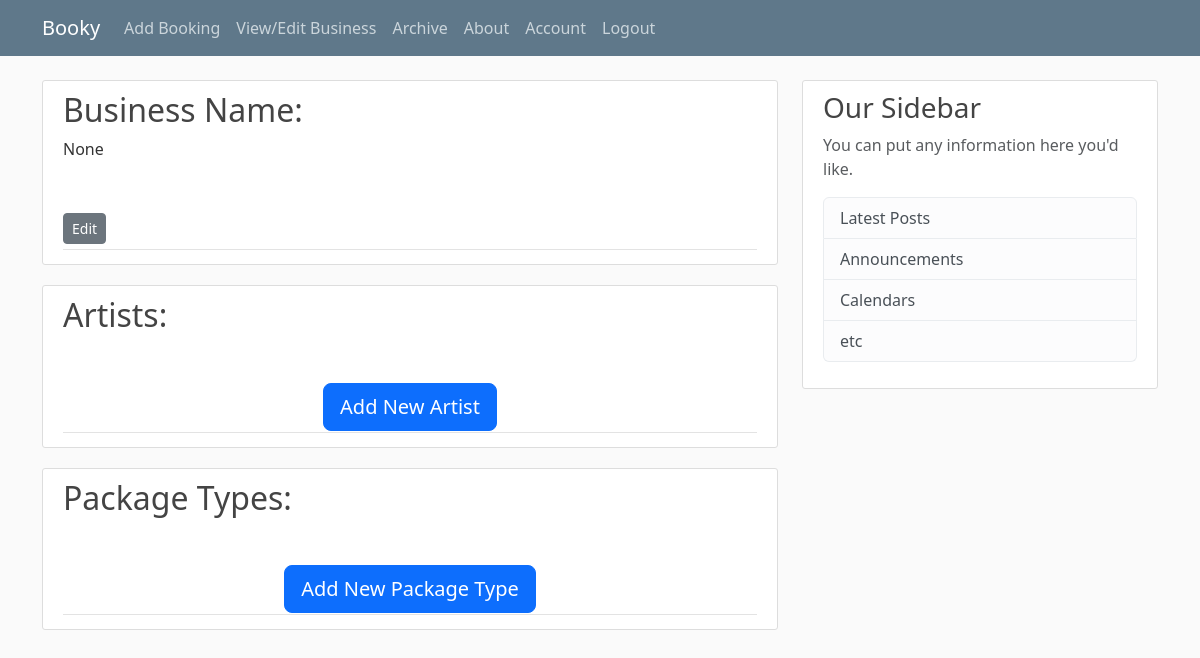
The page /business (signed in) on the database as committed earlier.
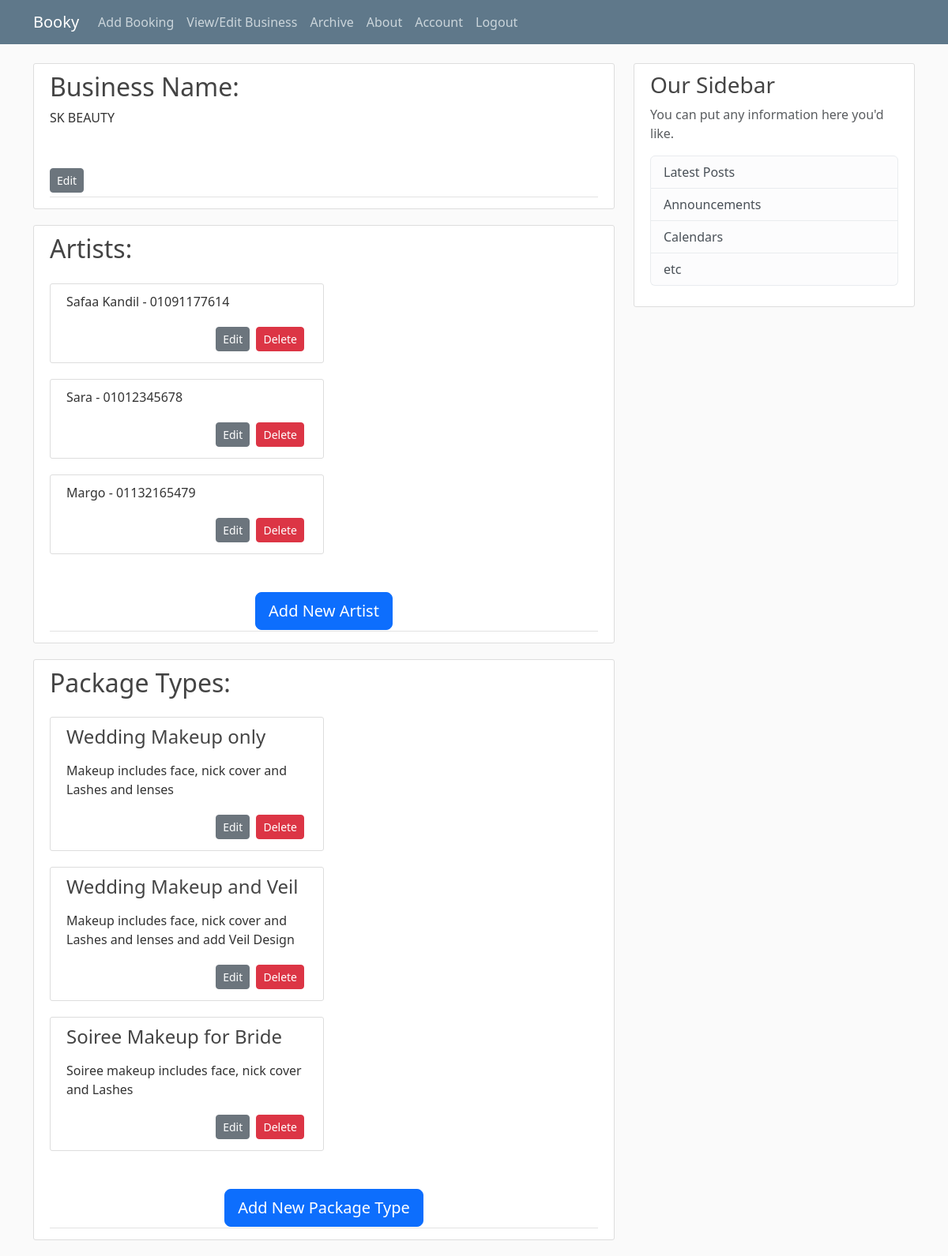
The same page on the database as committed later.
### booky/models.py (models this page shows, shortened)
class User(db.Model, UserMixin):
    __tablename__ = "user"
    user_id = db.Column(db.Integer, primary_key=True, autoincrement=True)
    username = db.Column(db.String(20), unique=True, nullable=False)
    email = db.Column(db.String(120), unique=True, nullable=False)
    business_name = db.Column(db.String(120))
    image_file = db.Column(db.String(20), nullable=False, default='default.jpg')
    password = db.Column(db.String(60), nullable=False)
    created_at = db.Column(db.DateTime, nullable=False, default=datetime.utcnow)
    first_login = db.Column(db.Integer, default=0)
    __table_args__ = (
        db.Index('idx_username_email', 'username', 'email'),
    )

class Artist(db.Model):
    __tablename__ = "artist"
    artist_id = db.Column(db.Integer, primary_key=True, autoincrement=True)
    user_id = db.Column(db.Integer, db.ForeignKey('user.user_id', onupdate='CASCADE', ondelete='CASCADE'), nullable=False)
    artist_name = db.Column(db.String(20))
    artist_number = db.Column(db.String(20))
    user = db.relationship('User', backref='artists', lazy=True)

class PackageType(db.Model):
    __tablename__ = "packagetype"
    package_type_id = db.Column(db.Integer, primary_key=True, autoincrement=True)
    user_id = db.Column(db.Integer, db.ForeignKey('user.user_id', onupdate='CASCADE', ondelete='CASCADE'), nullable=False)
    package_type = db.Column(db.String(90))
    package_type_detail = db.Column(db.String(200))
    user = db.relationship('User', backref='package_types', lazy=True)

### booky/routes.py (the view)
@app.route("/business")
@login_required
def business():
    artist_form = ArtistForm()
    package_form = PackageForm()
    return render_template("business.html", artist_form=artist_form, package_form=package_form)

### booky/models.py (called while the page is built)
@login_manager.user_loader
def load_user(user_id):
    return User.query.get(int(user_id))

### booky/templates/business.html (shortened to what this page needs)
{% extends "base.html" %} {% block content %}
<article class="media content-section" id="business_name">
  <div class="media-body">
    <div class="article-metadata">
      <div class="form-group mb-5 w-50">
        <h2>Business Name:</h2>
        <p>{{ current_user.business_name }}</p>
      </div>
      <div>
        <a
          class="btn btn-secondary btn-sm mt-1 mb-1"
          href="{{ url_for('business_name') }}"
          >Edit</a
        >
      </div>
    </div>
  </div>
</article>
<article class="media content-section" id="artists">
  <div class="media-body">
    <div class="article-metadata">
      <div class="form-group mb-5 w-50">
        <h2 class="mb-4">Artists:</h2>
        {% for artist in current_user.artists %}
        <div class="media content-section">
          <p>{{ artist.artist_name }} - {{ artist.artist_number }}</p>
          <div class="text-end">
            <a
              href="{{ url_for('update_artist', artist_id=artist.artist_id) }}"
              class="btn btn-secondary btn-sm mt-1 mb-1"
              >Edit
            </a>
            <button type="button" class="btn btn-danger btn-sm m-1" data-bs-toggle="modal" data-bs-target="#deleteModal" data-bs-id="{{ artist.artist_id }}">Delete</button>
          </div>
        </div>
        {% endfor %}
      </div>
      <div class="text-center">
        <a class="btn btn-primary btn-lg" href="{{ url_for("new_artist") }}">Add New Artist</a>
      </div>
    </div>
  </div>
</article>
<article class="media content-section" id="package_types">
<div class="media-body">
    <div class="article-metadata">
      <div class="form-group mb-5 w-50">
        <h2 class="mb-4">Package Types:</h2>
        {% for package_type in current_user.package_types %}
        <div class="media content-section">
          <h4 class="mb-3">{{ package_type.package_type }}</h4>
          <p>{{ package_type.package_type_detail }}</p>
          <div class="text-end">
            <a
              href="{{ url_for('update_package_type', package_type_id=package_type.package_type_id) }}"
              class="btn btn-secondary btn-sm mt-1 mb-1"
              >Edit
            </a>
            <button type="button" class="btn btn-danger btn-sm m-1" data-bs-toggle="modal" data-bs-target="#deleteModal" data-bs-title="Package Type" data-bs-id="{{ package_type.package_type_id }}">Delete</button>
          </div>
        </div>
        {% endfor %}
      </div>
      <div class="text-center">
        <a class="btn btn-primary btn-lg" href="{{ url_for("new_package") }}">Add New Package Type</a>
      </div>
    </div>
</div>
</article>
{% endblock content %}

### booky/templates/base.html (shortened to what this page needs)
<!DOCTYPE html>
<html>
	<head>
		<link href="https://cdn.jsdelivr.net/npm/bootstrap@5.3.2/dist/css/bootstrap.min.css" rel="stylesheet">
		<link rel="stylesheet" href="{{ url_for('static', filename='main.css') }}">
	</head>
    <body>
		<header class="site-header">
			<nav class="navbar navbar-expand-md navbar-dark bg-steel fixed-top">
			  <div class="container">
				<a class="navbar-brand mr-4" href="{{ url_for("home") }}">Booky</a>
				<div class="collapse navbar-collapse" id="navbarToggle">
				  <div class="navbar-nav mr-auto">
					<a class="nav-item nav-link" href="#">Add Booking</a>
					<a class="nav-item nav-link" href="{{ url_for("business") }}">View/Edit Business</a>
					<a class="nav-item nav-link" href="#">Archive</a>
					<a class="nav-item nav-link" href="/about">About</a>
				  </div>
				  <div class="navbar-nav ml-auto">
						{% if current_user.is_authenticated %}
						<a class="nav-item nav-link" href="{{ url_for("account") }}">Account</a>
						<a class="nav-item nav-link" href="{{ url_for("logout") }}">Logout</a>
						{%else %}
							<a class="nav-item nav-link" href="{{ url_for("login") }}">Login</a>
							<a class="nav-item nav-link" href="{{ url_for("register") }}">Register</a>
						{% endif %}
				  </div>
				</div>
			  </div>
			</nav>
		  </header>
		<main role="main" class="container">
			<div class="row">
			  	<div class="col-md-8">
				{% block content %}
				{% endblock content %}
				</div>
				<div class="col-md-4">
			  		<div class="content-section">
						<h3>Our Sidebar</h3>
						<p class='text-muted'>You can put any information here you'd like.
				  		<ul class="list-group">
							<li class="list-group-item list-group-item-light">Latest Posts</li>
							<li class="list-group-item list-group-item-light">Announcements</li>
							<li class="list-group-item list-group-item-light">Calendars</li>
							<li class="list-group-item list-group-item-light">etc</li>
				  		</ul>
						</p>
			 	 	</div>
				</div>
			</div>
		</main>
	</body>
</body>
</html>

### booky/static/main.css (style rules this page uses)
body { background: #fafafa; color: #333333; margin-top: 5rem; }
h1, h2, h3, h4, h5, h6 { color: #444444; }
.bg-steel { background-color: #5f788a; }
.site-header .navbar-nav .nav-link { color: #cbd5db; }
.content-section { background: #ffffff; padding: 10px 20px; border: 1px solid #dddddd; border-radius: 3px; margin-bottom: 20px; }
.article-metadata { padding-bottom: 1px; margin-bottom: 4px; border-bottom: 1px solid #e3e3e3; }

Rows that differ between the two databases and show on the page:
changed User: business_name "None" → "SK BEAUTY"
added Artist: artist_name "Safaa Kandil", artist_number "01091177614"
added Artist: artist_name "Sara", artist_number "01012345678"
added Artist: artist_name "Margo", artist_number "01132165479"
added PackageType: package_type "Wedding Makeup only", package_type_detail "Makeup includes face, nick cover and Lashes and lenses"
added PackageType: package_type "Wedding Makeup and Veil", package_type_detail "Makeup includes face, nick cover and Lashes and lenses and add Veil Design"
added PackageType: package_type "Soiree Makeup for Bride", package_type_detail "Soiree makeup includes face, nick cover and Lashes"
